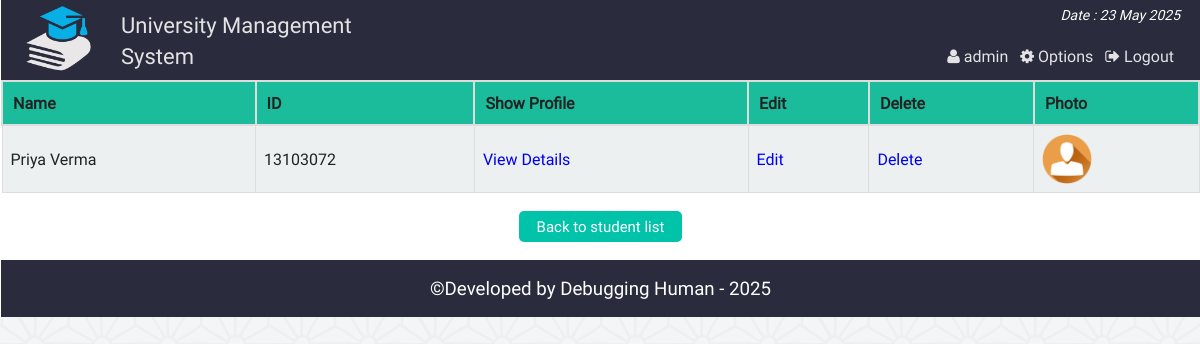
The page /admin_search_student.php?src_student=13103072 (signed in) on the database its author committed.
### tables this page shows
CREATE TABLE `st_info` (
  `st_id` int(11) NOT NULL,
  `name` varchar(100) NOT NULL,
  `password` varchar(32) NOT NULL,
  `email` varchar(50) NOT NULL,
  `bday` date NOT NULL,
  `program` varchar(10) NOT NULL,
  `contact` varchar(20) NOT NULL,
  `gender` varchar(10) NOT NULL,
  `address` varchar(255) NOT NULL,
  `img` varchar(255) DEFAULT NULL
);

### php/functions.php (called while the page is built, shortened)
<?php
class login_registration_class{
	public function search($query){
		global $conn;
		$result = $conn->query("SELECT * FROM st_info WHERE (st_id LIKE '%".$query."%'
							OR name LIKE '%".$query."%'
								OR contact LIKE '%".$query."%'
									OR email LIKE '%".$query."%') order by st_id");
		return $result;
	}
};
?>

### admin_search_student.php (the view, shortened to what this page needs)
<?php
	require "php/config.php";
	require_once "php/functions.php";
	$user = new login_registration_class();
?>
<?php
include "php/headertop_admin.php";
?>
	<div class="search_result">
		<table class="tab_one">
			<?php
				$key = $_GET['src_student'];
				$min_length = 1;
				if(strlen($key) >= $min_length){
					$key = htmlspecialchars($key);
					$src_result = $user->search($key);
					$count = $src_result->num_rows;
					if($count>0){
			?>
			<tr>
				<th>Name</th>
				<th>ID</th>
				<th>Show Profile</th>
				<th>Edit</th>
				<th>Delete</th>
				<th>Photo</th>
			</tr>
			<?php
					while($rows = $src_result->fetch_assoc()){
			?>
			<tr>
				<td><?php echo $rows['name'];?></td>
				<td><?php echo $rows['st_id'];?></td>
				<td><a href="admin_single_student.php?id=<?php echo $rows['st_id'];?>">View Details</a></td>
				<td><a href="admin_single_student_update.php?id=<?php echo $rows['st_id'];?>">Edit</a></td>
				<td><a href="admin_delete_student.php?id=<?php echo $rows['st_id'];?>">Delete</a></td>
				<td><img src="img/student/<?php echo $rows['img'];?>" width="50px" height="50px" title="<?php echo $rows['name'];?>" /></td>
			</tr>
			<?php } ?>
			</table>
		<?php
		}else{
				echo "<h2 style='font-size:45px;text-align:center;color:#ddd;'>Opps....No result found !</h2>";
			}
		}else{
			  echo "<h2 style='font-size:45px;text-align:center;color:#ddd;'>Opps....No result found !</h2>";
		}
		?>
		<div class="back fix">
			<p style="text-align:center"><a href="admin_all_student.php"><button class="editbtn">Back to student list</button></a></p>
		</div>
	</div>
<?php include "php/footerbottom.php";?>

### css/main.css (style rules this page uses)
html { color: #222; font-size: 1em; line-height: 1.4; }
audio, canvas, iframe, img, svg, video { vertical-align: middle; }
a { text-decoration:none; }
.fix { overflow:hidden; }
body { font-family:roboto !important; background:url(../img/ptrn.png) repeat fixed; }
.st_reg th, td { padding: 8px; }
table.tab_one { width:100%; }
table.tab_one th { background:#1abc9c; padding:10px; font-weight:bold; text-align:left; }
table.tab_one td { border:1px solid #ddd; padding:8px; }
table.tab_one td a { text-decoration:none; }
table.tab_one tr:nth-child(odd) { background:#ddd; }
table.tab_one tr:nth-child(even) { background:#ecf0f1; }
.editbtn { background-color: #01C3AA; border: none; border-radius:5px; color: white; padding: 5px 18px; text-align: center; text-decoration: none; display: inline-block; font-size: 15px; margin: 2px 1px; cursor: pointer; }
table.att_tab tr,td,th { border:2px solid #ddd; border-collapse:collapse; padding:8px; }

### rows shown on the page
st_info: name "Priya Verma", st_id "13103072", img (picture)

### other values the page prints
$admin_name "admin"
